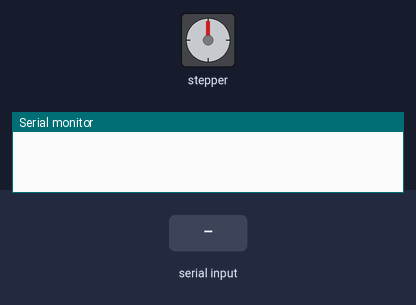
A sketch run on a simulated Arduino Uno, built with avr-gcc and run on an emulated ATmega328P. Shown: stepper motor, the last lines printed to the serial monitor. Wiring (inferred from the names in the program): stepper motor (2048 steps per turn assumed): coils pin 8, pin 9, pin 10, pin 11. The test bench sets the inputs (shaded band).

Above: at 1.2 s.
1.3 s: "t90\n" received over Serial
At 2.76 s:
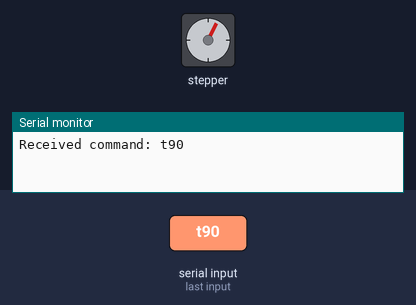
At 4.0 s:
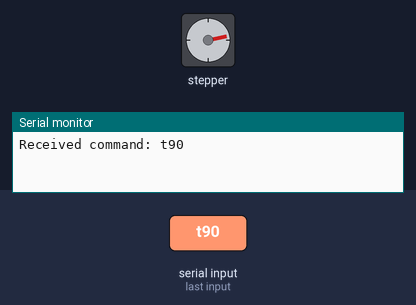
4.3 s: "t90\n" received over Serial
At 7.6 s:
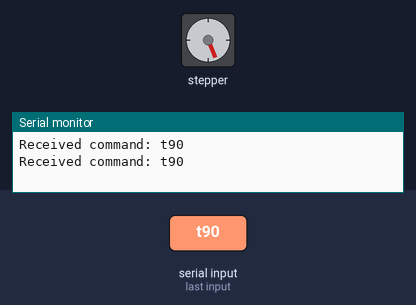
Timing chart, 0 to 9.1 s (numbered marks = the images above; inputs shaded):
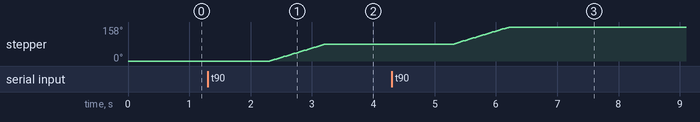

The sketch:

ARDUINO.ino
```cpp
#define STEPPER_PIN_1 8
#define STEPPER_PIN_2 9
#define STEPPER_PIN_3 10
#define STEPPER_PIN_4 11

// analogRead
int val;
int step_number = 0;

void setup() {
  Serial.begin(115200);  // UART Start
  pinMode(STEPPER_PIN_1, OUTPUT);
  pinMode(STEPPER_PIN_2, OUTPUT);
  pinMode(STEPPER_PIN_3, OUTPUT);
  pinMode(STEPPER_PIN_4, OUTPUT);
}

void loop() {
  if (Serial.available()) {
    String command = "";
    while (Serial.available()) {
      command = Serial.readString();
    }
    Serial.println("Received command: " + command);

    if (command.startsWith("t")) {
      int angle = command.substring(1).toInt();
      for (int a = 0; a < int(2048 / 360 * angle); a++) {
        OneStep(true);
        delay(2);
      }
    } else {
      int angle = command.substring(1).toInt();
      for (int a = 0; a < int(2048 / 360 * angle); a++) {
        OneStep(false);
        delay(2);
      }
    }
    delay(500);
  }
}

void OneStep(bool dir){
  if(dir){
    switch (step_number) {
      case 0:
        digitalWrite(STEPPER_PIN_1, HIGH);
        digitalWrite(STEPPER_PIN_2, LOW);
        digitalWrite(STEPPER_PIN_3, LOW);
        digitalWrite(STEPPER_PIN_4, LOW);
        break;
      case 1:
        digitalWrite(STEPPER_PIN_1, LOW);
        digitalWrite(STEPPER_PIN_2, HIGH);
        digitalWrite(STEPPER_PIN_3, LOW);
        digitalWrite(STEPPER_PIN_4, LOW);
        break;
      case 2:
        digitalWrite(STEPPER_PIN_1, LOW);
        digitalWrite(STEPPER_PIN_2, LOW);
        digitalWrite(STEPPER_PIN_3, HIGH);
        digitalWrite(STEPPER_PIN_4, LOW);
        break;
      case 3:
        digitalWrite(STEPPER_PIN_1, LOW);
        digitalWrite(STEPPER_PIN_2, LOW);
        digitalWrite(STEPPER_PIN_3, LOW);
        digitalWrite(STEPPER_PIN_4, HIGH);
        break;
    }
  }
  else{
    switch(step_number){
      case 0:
        digitalWrite(STEPPER_PIN_1, LOW);
        digitalWrite(STEPPER_PIN_2, LOW);
        digitalWrite(STEPPER_PIN_3, LOW);
        digitalWrite(STEPPER_PIN_4, HIGH);
        break;
      case 1:
        digitalWrite(STEPPER_PIN_1, LOW);
        digitalWrite(STEPPER_PIN_2, LOW);
        digitalWrite(STEPPER_PIN_3, HIGH);
        digitalWrite(STEPPER_PIN_4, LOW);
        break;
      case 2:
        digitalWrite(STEPPER_PIN_1, LOW);
        digitalWrite(STEPPER_PIN_2, HIGH);
        digitalWrite(STEPPER_PIN_3, LOW);
        digitalWrite(STEPPER_PIN_4, LOW);
        break;
      case 3:
        digitalWrite(STEPPER_PIN_1, HIGH);
        digitalWrite(STEPPER_PIN_2, LOW);
        digitalWrite(STEPPER_PIN_3, LOW);
        digitalWrite(STEPPER_PIN_4, LOW);
        break;
    }
  }
  step_number++;
  if(step_number > 3){
    step_number = 0;
  }
}
```

Measured:
- after the input at 1.3 s, stepper: turns 78° clockwise in 0.90 s, starting after 1.0 s
- after the input at 4.3 s, stepper: turns 80° clockwise in 0.91 s, starting after 1.0 s
